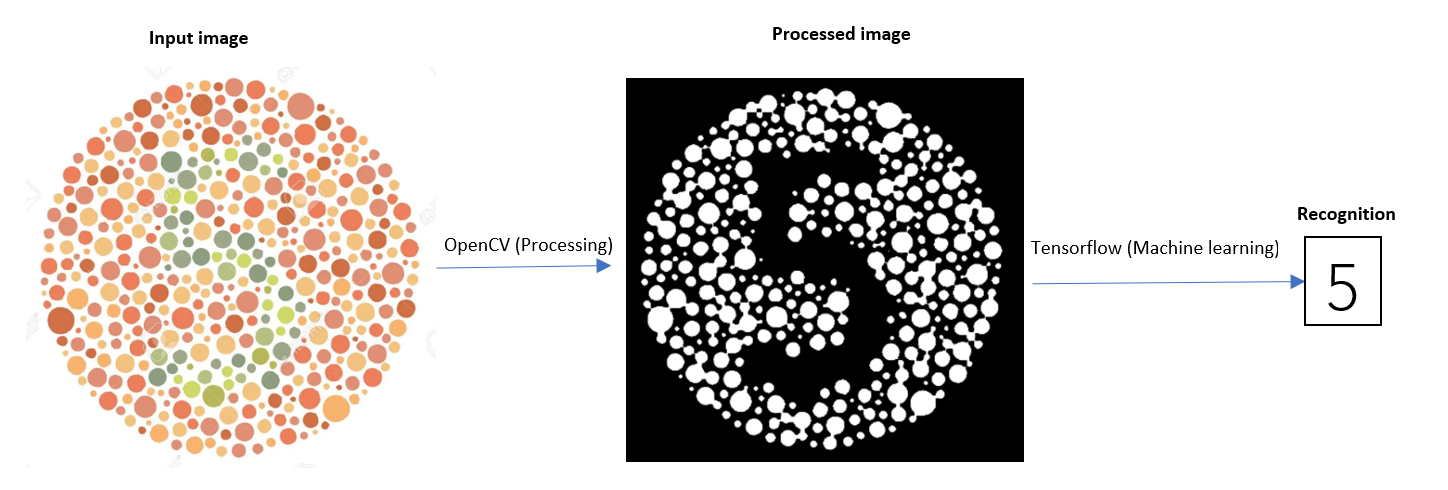
#> input picture Process_step.png, 1448 x 490 px
$ python -i preprocess_Image.py   (imports and definitions only)
#> lines starting #> are read from the running program, lines starting #| are printed output that depends on the picture
#> further down, picture is the input picture: shape (490, 1448, 3); mean B, G, R 200.7, 204.7, 209.9
import cv2
import numpy as np

class preprocess_Image():

    # read image if we want to test an image file
    def read(self, image_path):
        image = cv2.imread(image_path)
        return image

    #  Transform to “LAB” color space
    def BGR2LAB(self, img, type = "LAB"):
        Converted = cv2.cvtColor(img, cv2.COLOR_BGR2LAB)
        return Converted

    # Increasing contrast
    def increase_contrast(self, img, contrast = 0):
#> called with contrast = 100
        if contrast != 0:
            f = 131*(contrast + 127)/(127*(131-contrast))
            alpha_c = f
            gamma_c = 127*(1-f)
            buf = img.copy()
            contrasted = cv2.addWeighted(buf, alpha_c, buf, 0, gamma_c)
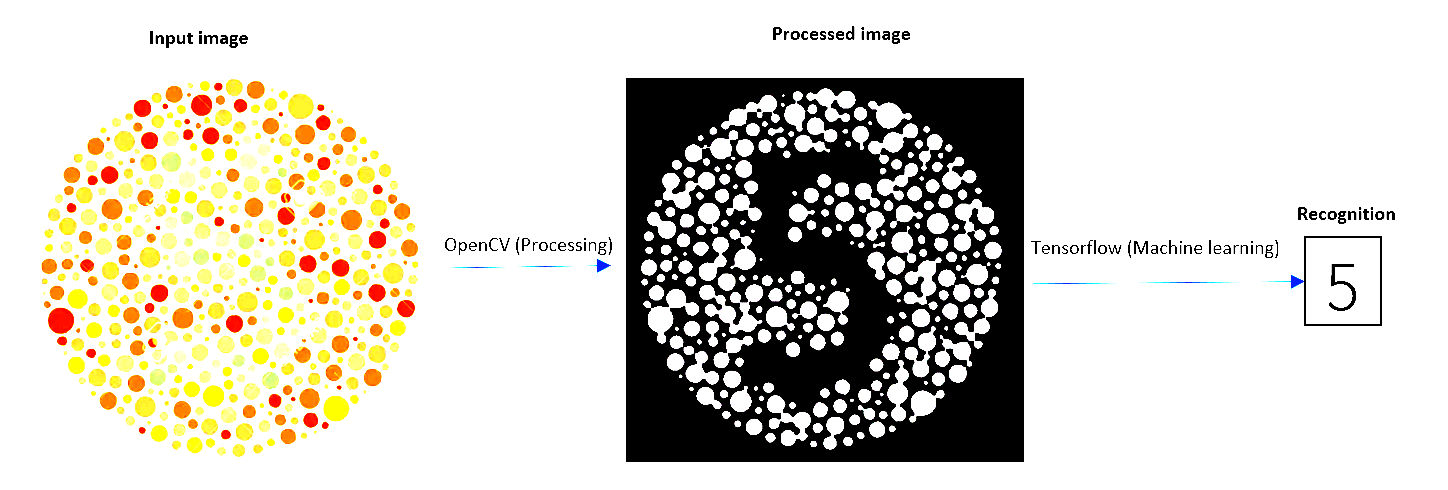
#> contrasted: shape (490, 1448, 3); mean B, G, R 199.5, 209.4, 213.2
            return contrasted

    def apply_morphology (self, img):

        # apply morphology close
        kernel = np.ones((9,9), np.uint8)
        img = cv2.morphologyEx(img, cv2.MORPH_CLOSE, kernel)

        # apply morphology open
        kernel = np.ones((9,9), np.uint8)
        img = cv2.morphologyEx(img, cv2.MORPH_OPEN, kernel)
        return img

    def highlight_target(self, img, contrast= 100, blur_loops = 4, gaussianblur_size = (3,3), medianblur_size = 15):
        # Increasing contrast
        img = self.increase_contrast(img, contrast)

        # Blurring several times to get rid of noise caused by the colored “dots” and borders and gaps between the dots.
        for j in range(blur_loops):
            img = cv2.GaussianBlur(img, gaussianblur_size, cv2.BORDER_DEFAULT)
#> this loop made 4 passes
#> pass 1, in highlight_target, `img = cv2.GaussianBlur(img, gaussianblur_size, cv2.BORDER_DEFAULT)`:
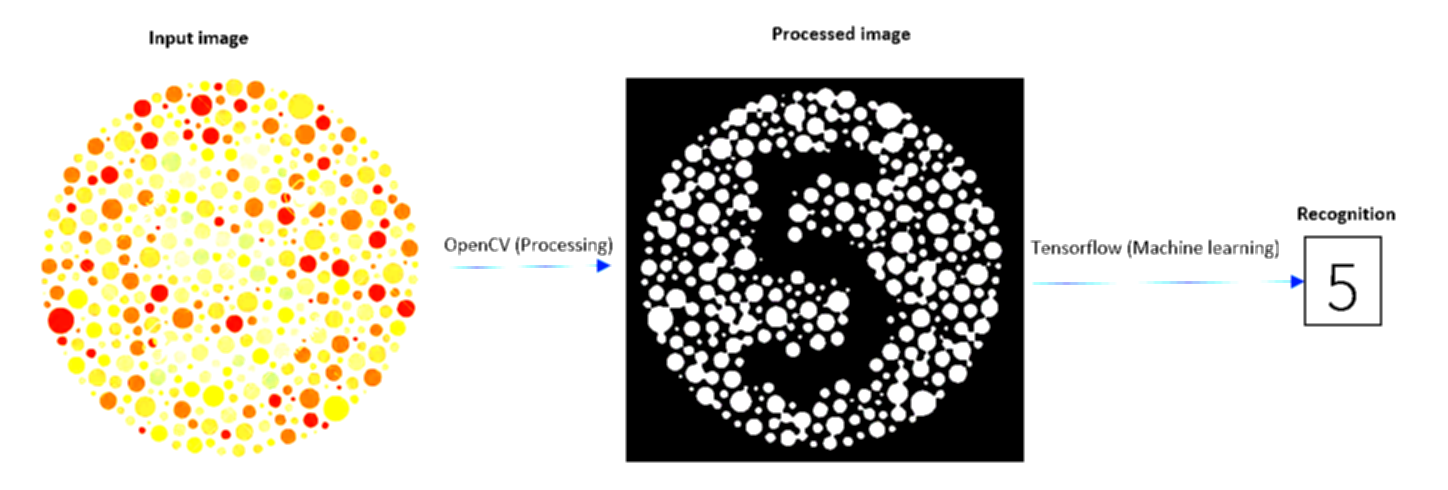
#> img: shape (490, 1448, 3); mean B, G, R 199.5, 209.4, 213.2
#> pass 3, in highlight_target, `img = cv2.GaussianBlur(img, gaussianblur_size, cv2.BORDER_DEFAULT)`:
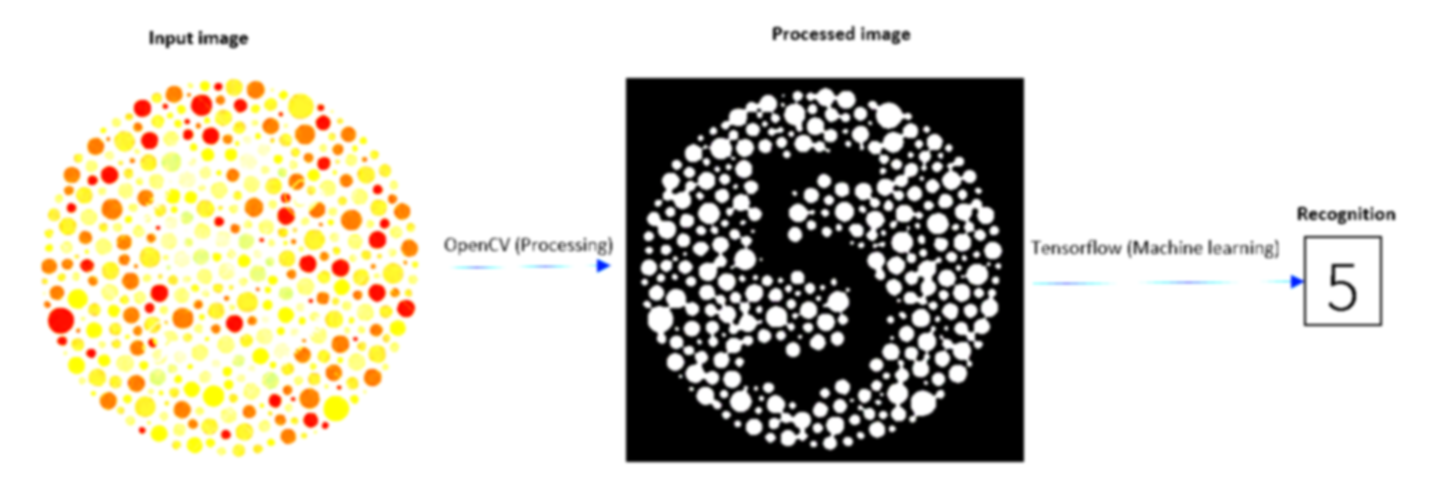
#> img: shape (490, 1448, 3); mean B, G, R 199.5, 209.4, 213.2
        img = cv2.medianBlur(img, medianblur_size)
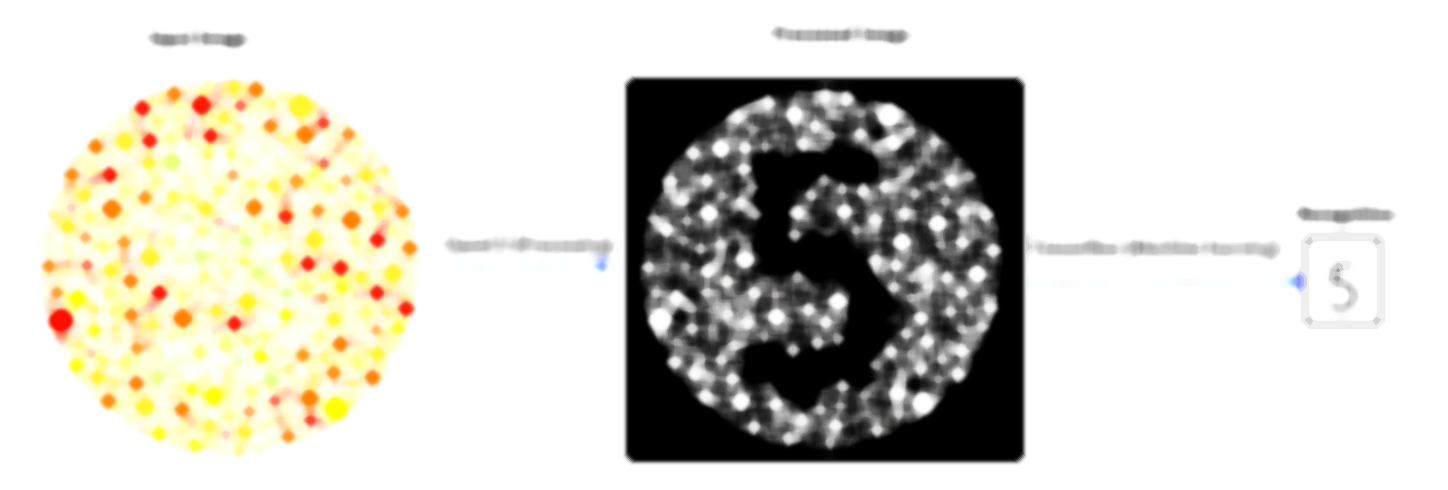
#> img: shape (490, 1448, 3); mean B, G, R 201, 210, 212.4

        # thresholding to get binary values
#> (the run stopped early here; a loop or call above may not have finished)
